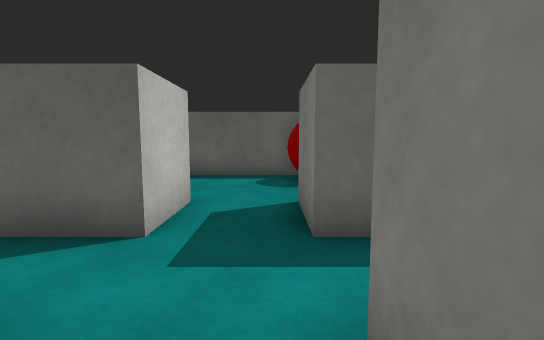
view 1 (above)

17 first-person views from a walk through a scene from a Unity 3-D project. The camera is 0.58 m above the floor, tilts 6° down and sees 85° across. The floor is counted in squares, 0.5 m on a side. Each view is taken from the middle of a square. On the plan, view 1 faces up. The plan holds only what a view shows up to about 13 squares ahead; the rest is blank. Surface patterns are stand-ins for the level's own textures.

view 2
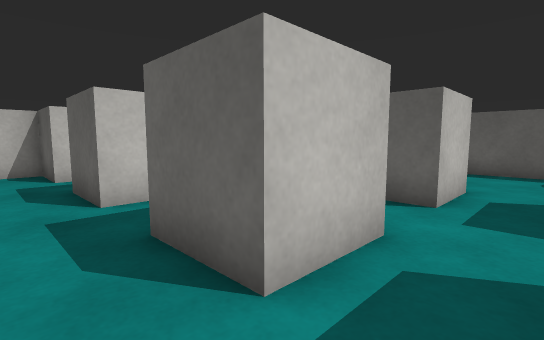

view 3
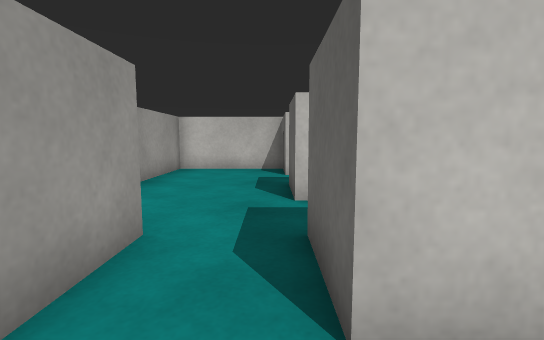

view 4
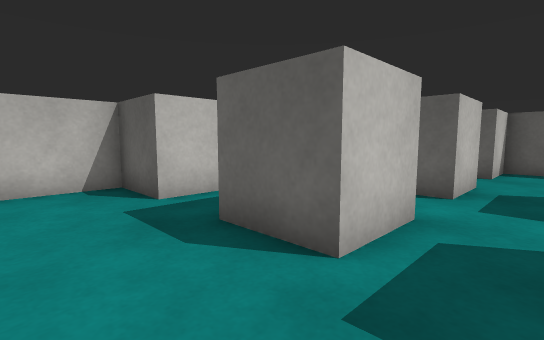

view 5
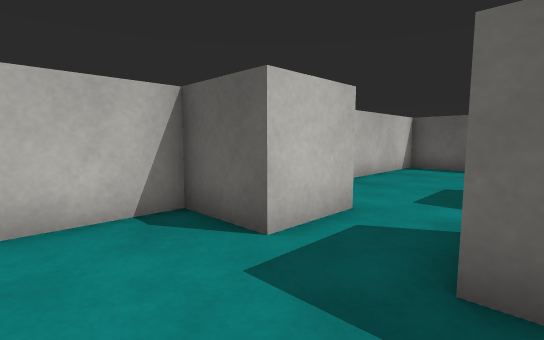

view 6
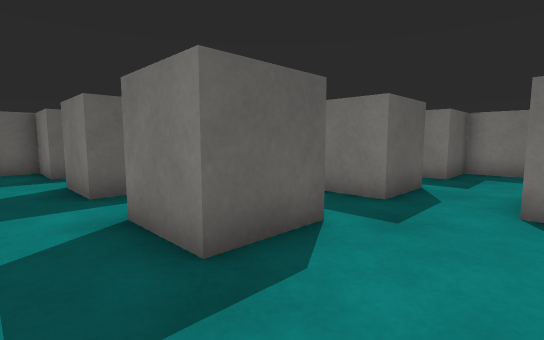

view 7
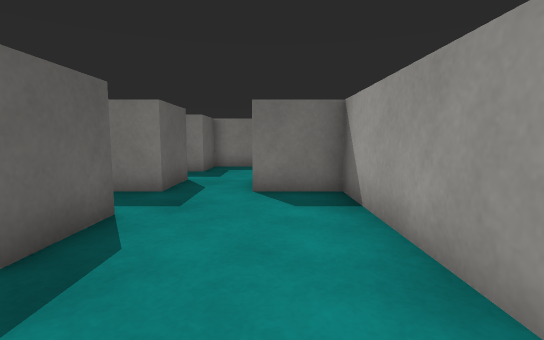

view 8
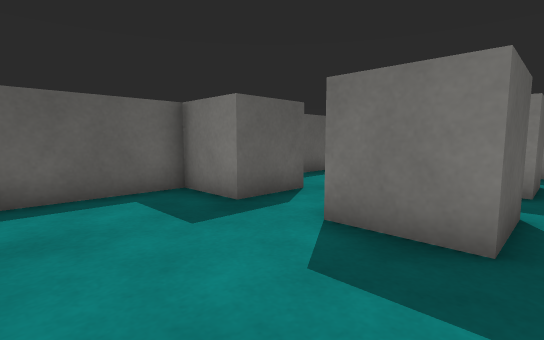

view 9
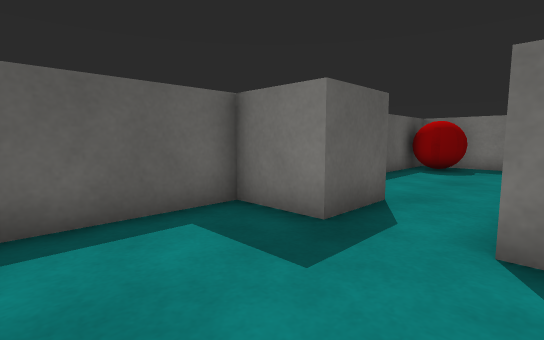

view 10
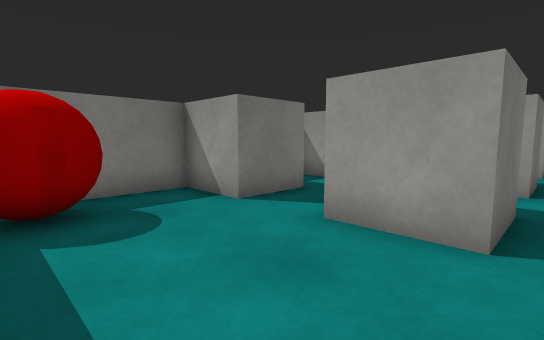

view 11
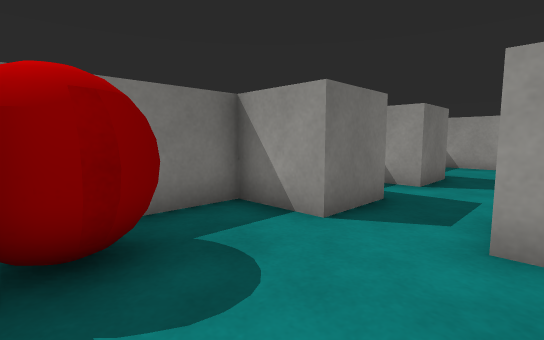

view 12
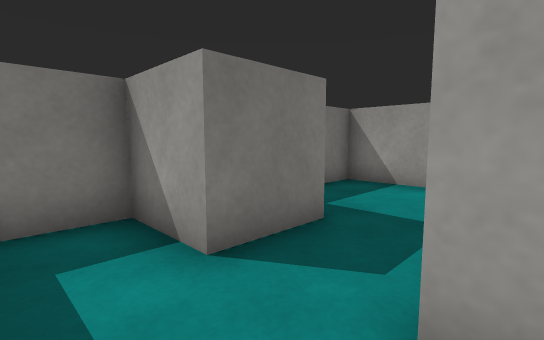

view 13
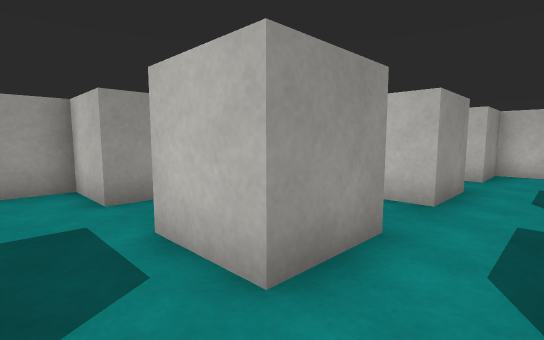

view 14
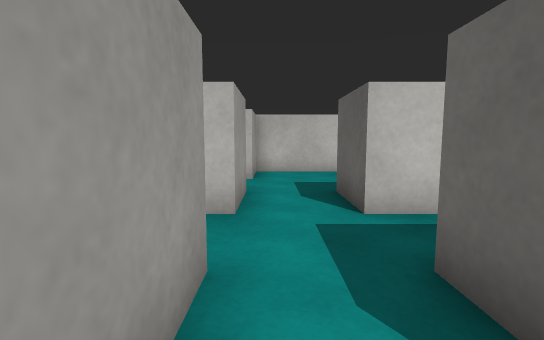

view 15
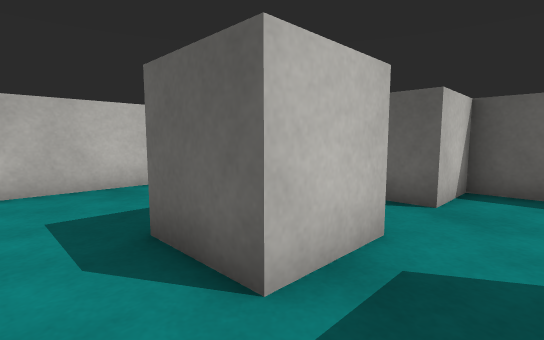

view 16
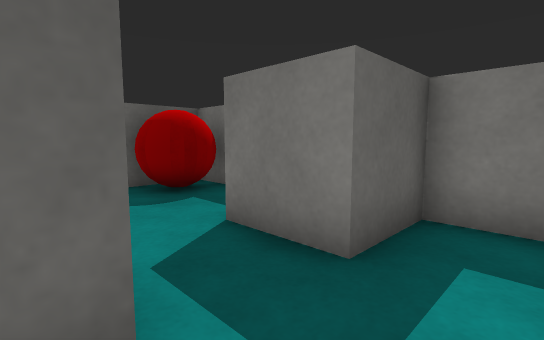

view 17
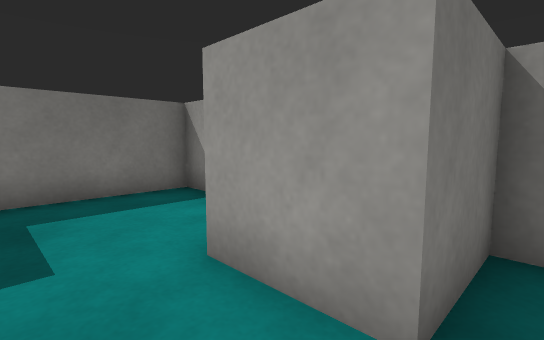

### Floor plan
Points are (right, up) in squares from view 1. A wall is a line through its corners. A room is listed if a view was taken in it or the views show most of it. See-through windows are left out.
Room 1 (views 1, 2, 3, 4, 5, 6, 7, 8, 9, 10, 11, 12, 13, 14, 15, 16, 17)
walls: (-3.5, 3.4) (-3.5, 5.4) (-1.5, 5.4) (-1.5, 3.4) (-3.5, 3.4); (-5.5, 1.4) (-5.5, -0.6) (-7.5, -0.6) (-7.5, 1.4) (-5.5, 1.4); (-3.5, 1.4) (-1.5, 1.4) (-1.5, -0.6) (-3.5, -0.6) (-3.5, 1.4); (-5.5, 5.5) (-5.5, 3.4) (-7.5, 3.4) (-7.5, 5.5); (1.1, 9.4) (-5.5, 9.4) (-5.5, 7.4) (-7.5, 7.4) (-7.5, 9.4) (-11.5, 9.4) (-11.5, 1.4) (-9.5, 1.4) (-9.5, -0.6) (-11.5, -0.6) (-11.5, -4.6) (-3.5, -4.6) (-3.5, -2.6) (-1.5, -2.6) (-1.5, -4.6) (2.5, -4.6) (2.5, -0.6) (0.5, -0.6) (0.5, 1.4) (2.5, 1.4) (2.5, 3.4) (0.5, 3.4) (0.5, 5.4) (2.5, 5.4) (2.5, 9.1)
objects: red ball (1, 8) to (2, 9)

Positions as (right, up) in squares from view 1, and headings:
1: (0, 0), facing up
2: (0, -2), facing up-left
3: (0, -1), facing left
4: (-4, -3), facing up-left
5: (-7, -3), facing up-left
6: (-9, -3), facing up-right
7: (-10, -3), facing right
8: (-11, 3), facing up-right
9: (-11, 5), facing up-right
10: (-4, 9), facing down-right
11: (-2, 9), facing down-right
12: (-2, 3), facing down-right
13: (0, 3), facing down-left
14: (-1, 2), facing left
15: (-4, 2), facing up-left
16: (-2, 2), facing up-right
17: (-4, -1), facing down-right
